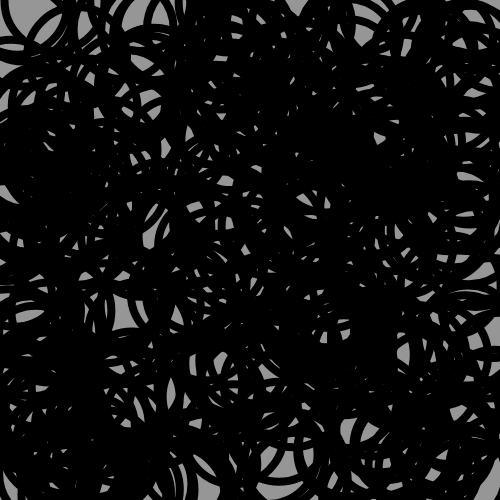
Frame 1 (no input)
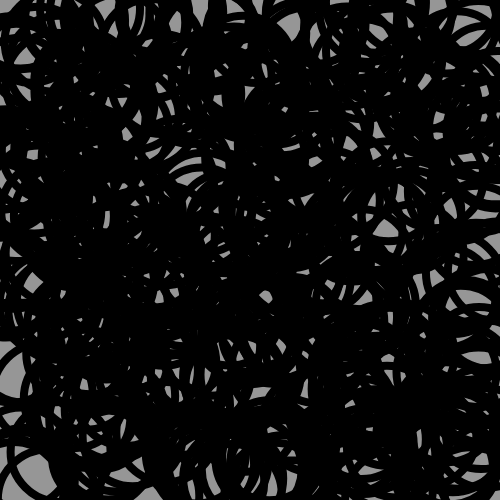
Frame 60 (no input)
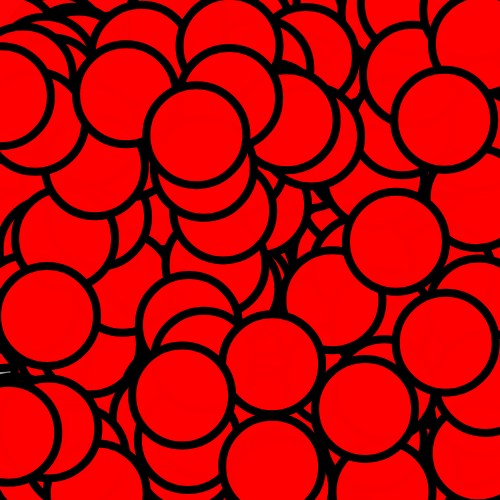
Frame 120 (the mouse pressed at the canvas centre since frame 60)

The p5.js sketch that drew these frames (run headless with seeded random() and noise() and a simulated clock; from frame 60 on, the mouse is pressed at the canvas centre):

// p5.js sketch
// ── sketch.js
//The code example was written by Stavros Didakis
//for the needs of the P5.js workshop
//OFCourse, Thursday 5 July 2018 - Sunday 8 July 2018
//Shanghai, China

//06 Circles Variation

function setup() {
  createCanvas(500, 500);
  strokeWeight(8);
  //noFill();
  //frameRate(1);
  //noLoop();
}

function draw() {
  background(150);
  //Create 100 rings using the for-loop
  for (let i = 0; i < 300; i++) {
    push(); //store the matrix before translate
    //Random position between the size of the canvas
    translate(random(width), random(height));
    //translate(width/2, height/2);
    //Random rotation
    //rotate(random(2*PI));
    //Random scale
    //scale(random(1.5), random(1.5));
    //Random stroke color
    //stroke(random(255), random(255), random(255), random(255));
    //strokeWeight(random(1,10));
    fill(255,0,0,mouseX);
    ellipse(0, 0, 100, 100);
    pop(); //reset the matrix to original state
  }
}
